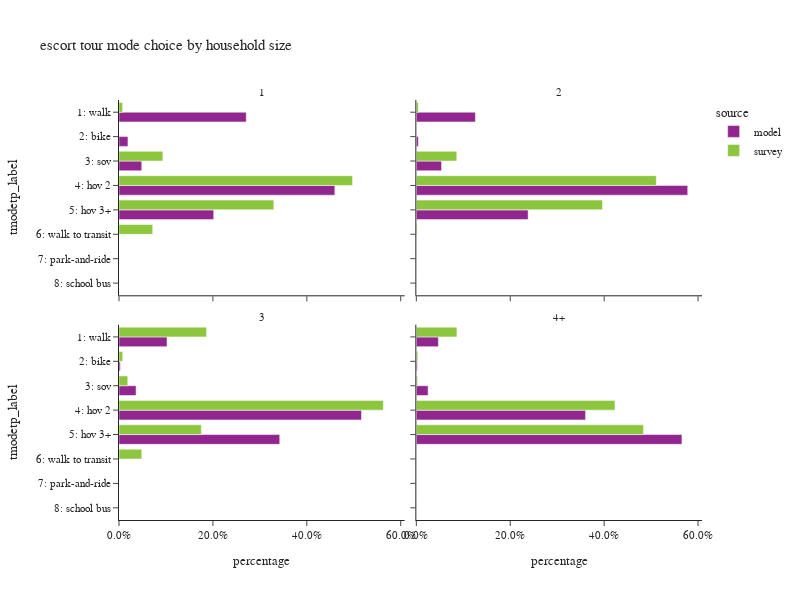

This figure's notebook cell:
### Code cell
plot_mode_choice(es_tour,"hhsize_4+",
                 {"hhsize_4+":["1","2","3","4+"],
                  "tmodetp_label":["1: walk","2: bike","3: sov","4: hov 2","5: hov 3+","6: walk to transit",
                                   "7: park-and-ride","8: school bus","9: other–survey only"]},
                 "household size",2,600)

### Figure 1 — Plotly figure (JSON) as saved in the notebook; plotly's stock layout.template omitted (floating-point values rounded to 4 significant figures)
{"data": [{"alignmentgroup": "True", "customdata": [[9553], [670], [1708], [16200], [7111]], "hovertemplate": "source=model<br>hhsize_4+=1<br>percentage=%{x}<br>tmodetp_label=%{y}<br>sample count=%{customdata[0]}<extra></extra>", "legendgroup": "model", "marker": {"color": "#91268F", "pattern": {"shape": ""}}, "name": "model", "offsetgroup": "model", "orientation": "h", "showlegend": true, "textposition": "auto", "type": "bar", "x": [0.2711, 0.01901, 0.04846, 0.4597, 0.2018], "xaxis": "x3", "y": ["1: walk", "2: bike", "3: sov", "4: hov 2", "5: hov 3+"], "yaxis": "y3"}, {"alignmentgroup": "True", "customdata": [[14152], [486], [6044], [65017], [26790]], "hovertemplate": "source=model<br>hhsize_4+=2<br>percentage=%{x}<br>tmodetp_label=%{y}<br>sample count=%{customdata[0]}<extra></extra>", "legendgroup": "model", "marker": {"color": "#91268F", "pattern": {"shape": ""}}, "name": "model", "offsetgroup": "model", "orientation": "h", "showlegend": false, "textposition": "auto", "type": "bar", "x": [0.1258, 0.00432, 0.05373, 0.578, 0.2382], "xaxis": "x4", "y": ["1: walk", "2: bike", "3: sov", "4: hov 2", "5: hov 3+"], "yaxis": "y4"}, {"alignmentgroup": "True", "customdata": [[12152], [328], [4307], [61363], [40671]], "hovertemplate": "source=model<br>hhsize_4+=3<br>percentage=%{x}<br>tmodetp_label=%{y}<br>sample count=%{customdata[0]}<extra></extra>", "legendgroup": "model", "marker": {"color": "#91268F", "pattern": {"shape": ""}}, "name": "model", "offsetgroup": "model", "orientation": "h", "showlegend": false, "textposition": "auto", "type": "bar", "x": [0.1023, 0.00276, 0.03625, 0.5164, 0.3423], "xaxis": "x", "y": ["1: walk", "2: bike", "3: sov", "4: hov 2", "5: hov 3+"], "yaxis": "y"}, {"alignmentgroup": "True", "customdata": [[16944], [688], [9047], [130111], [204178]], "hovertemplate": "source=model<br>hhsize_4+=4+<br>percentage=%{x}<br>tmodetp_label=%{y}<br>sample count=%{customdata[0]}<extra></extra>", "legendgroup": "model", "marker": {"color": "#91268F", "pattern": {"shape": ""}}, "name": "model", "offsetgroup": "model", "orientation": "h", "showlegend": false, "textposition": "auto", "type": "bar", "x": [0.04694, 0.001906, 0.02506, 0.3605, 0.5656], "xaxis": "x2", "y": ["1: walk", "2: bike", "3: sov", "4: hov 2", "5: hov 3+"], "yaxis": "y2"}, {"alignmentgroup": "True", "customdata": [[4], [6], [19], [1], [3]], "hovertemplate": "source=survey<br>hhsize_4+=1<br>percentage=%{x}<br>tmodetp_label=%{y}<br>sample count=%{customdata[0]}<extra></extra>", "legendgroup": "survey", "marker": {"color": "#8CC63E", "pattern": {"shape": ""}}, "name": "survey", "offsetgroup": "survey", "orientation": "h", "showlegend": true, "textposition": "auto", "type": "bar", "x": [0.007656, 0.09339, 0.4974, 0.3297, 0.07177], "xaxis": "x3", "y": ["1: walk", "3: sov", "4: hov 2", "5: hov 3+", "6: walk to transit"], "yaxis": "y3"}, {"alignmentgroup": "True", "customdata": [[7], [16], [82], [29], [3], [1]], "hovertemplate": "source=survey<br>hhsize_4+=2<br>percentage=%{x}<br>tmodetp_label=%{y}<br>sample count=%{customdata[0]}<extra></extra>", "legendgroup": "survey", "marker": {"color": "#8CC63E", "pattern": {"shape": ""}}, "name": "survey", "offsetgroup": "survey", "orientation": "h", "showlegend": false, "textposition": "auto", "type": "bar", "x": [0.0042, 0.08615, 0.5111, 0.3965, 0.001589, 0.0004014], "xaxis": "x4", "y": ["1: walk", "3: sov", "4: hov 2", "5: hov 3+", "6: walk to transit", "8: school bus"], "yaxis": "y4"}, {"alignmentgroup": "True", "customdata": [[22], [8], [4], [77], [35], [3]], "hovertemplate": "source=survey<br>hhsize_4+=3<br>percentage=%{x}<br>tmodetp_label=%{y}<br>sample count=%{customdata[0]}<extra></extra>", "legendgroup": "survey", "marker": {"color": "#8CC63E", "pattern": {"shape": ""}}, "name": "survey", "offsetgroup": "survey", "orientation": "h", "showlegend": false, "textposition": "auto", "type": "bar", "x": [0.1865, 0.007923, 0.01867, 0.563, 0.1753, 0.04849], "xaxis": "x", "y": ["1: walk", "2: bike", "3: sov", "4: hov 2", "5: hov 3+", "6: walk to transit"], "yaxis": "y"}, {"alignmentgroup": "True", "customdata": [[47], [3], [3], [111], [164], [1], [2]], "hovertemplate": "source=survey<br>hhsize_4+=4+<br>percentage=%{x}<br>tmodetp_label=%{y}<br>sample count=%{customdata[0]}<extra></extra>", "legendgroup": "survey", "marker": {"color": "#8CC63E", "pattern": {"shape": ""}}, "name": "survey", "offsetgroup": "survey", "orientation": "h", "showlegend": false, "textposition": "auto", "type": "bar", "x": [0.08648, 0.003151, 0.002633, 0.4231, 0.4838, 0.0002368, 0.0005709], "xaxis": "x2", "y": ["1: walk", "2: bike", "3: sov", "4: hov 2", "5: hov 3+", "6: walk to transit", "8: school bus"], "yaxis": "y2"}], "layout": {"annotations": [{"font": {}, "showarrow": false, "text": "3", "x": 0.245, "xanchor": "center", "xref": "paper", "y": 0.465, "yanchor": "bottom", "yref": "paper"}, {"font": {}, "showarrow": false, "text": "4+", "x": 0.755, "xanchor": "center", "xref": "paper", "y": 0.465, "yanchor": "bottom", "yref": "paper"}, {"font": {}, "showarrow": false, "text": "1", "x": 0.245, "xanchor": "center", "xref": "paper", "y": 1.0, "yanchor": "bottom", "yref": "paper"}, {"font": {}, "showarrow": false, "text": "2", "x": 0.755, "xanchor": "center", "xref": "paper", "y": 1.0, "yanchor": "bottom", "yref": "paper"}], "barmode": "group", "height": 600, "legend": {"title": {"text": "source"}, "tracegroupgap": 0}, "title": {"text": "escort tour mode choice by household size"}, "width": 800, "xaxis": {"anchor": "y", "domain": [0.0, 0.49], "tickformat": ".1%", "title": {"text": "percentage"}}, "xaxis2": {"anchor": "y2", "domain": [0.51, 1.0], "matches": "x", "tickformat": ".1%", "title": {"text": "percentage"}}, "xaxis3": {"anchor": "y3", "domain": [0.0, 0.49], "matches": "x", "showticklabels": false, "tickformat": ".1%"}, "xaxis4": {"anchor": "y4", "domain": [0.51, 1.0], "matches": "x", "showticklabels": false, "tickformat": ".1%"}, "yaxis": {"anchor": "x", "categoryarray": ["9: other–survey only", "8: school bus", "7: park-and-ride", "6: walk to transit", "5: hov 3+", "4: hov 2", "3: sov", "2: bike", "1: walk"], "categoryorder": "array", "domain": [0.0, 0.465], "title": {"text": "tmodetp_label"}}, "yaxis2": {"anchor": "x2", "domain": [0.0, 0.465], "matches": "y", "showticklabels": false}, "yaxis3": {"anchor": "x3", "categoryarray": ["9: other–survey only", "8: school bus", "7: park-and-ride", "6: walk to transit", "5: hov 3+", "4: hov 2", "3: sov", "2: bike", "1: walk"], "categoryorder": "array", "domain": [0.535, 1.0], "matches": "y", "title": {"text": "tmodetp_label"}}, "yaxis4": {"anchor": "x4", "domain": [0.535, 1.0], "matches": "y", "showticklabels": false}}}
